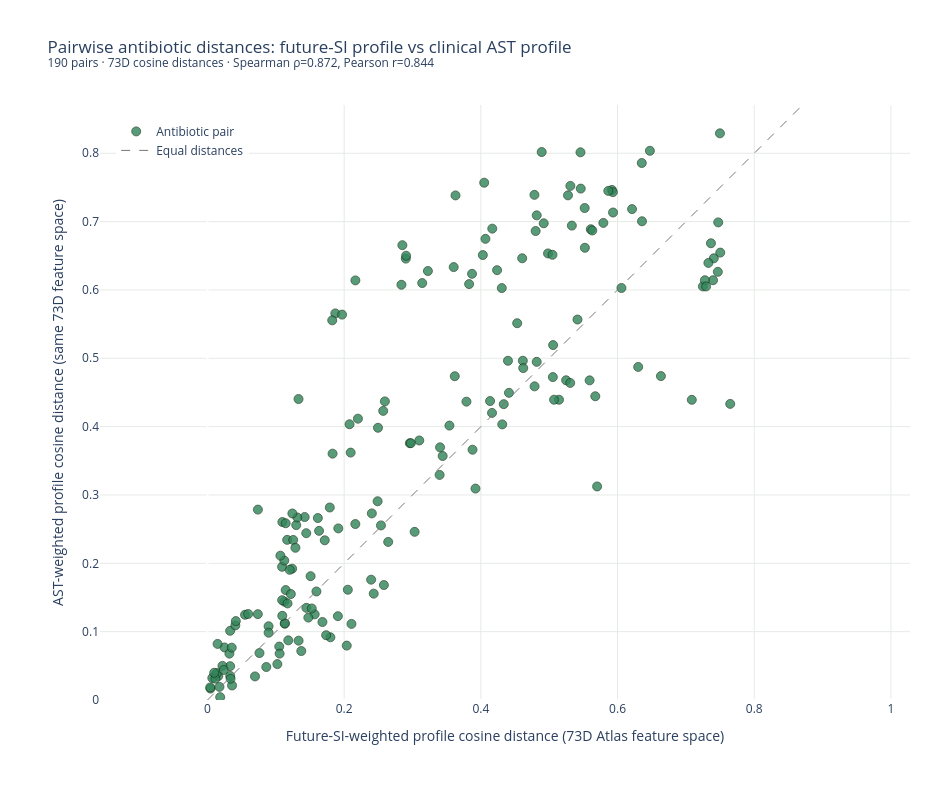

Write notebook code for a chart like this one.
### Markdown cell above
## Pairwise SI versus AST distances

Each dot is one unordered antibiotic pair. The x and y coordinates are cosine distances between the future-SI-weighted and AST-weighted profiles, respectively, using the same normalized 73D Atlas feature space and the same AST-supported species for both. Hover to read pair names and exact distances; the dashed line marks equal distances. The full table reports both distances and their absolute difference.

### Code cell
import numpy as np
import plotly.graph_objects as go

display(comparison_coverage.sort_values("forecast_antibiotic"))
display(pair_distance_comparison.sort_values("absolute_distance_difference", ascending=False))
# One point per unordered antibiotic pair. Hover to identify the pair and read exact distances.
max_pair_distance = float(pair_distance_comparison[["si_cosine_distance_73d", "ast_cosine_distance_73d"]].to_numpy().max())
axis_limit = max(0.05, max_pair_distance * 1.05)
fig_pair_distances = go.Figure()
fig_pair_distances.add_trace(go.Scatter(
    x=pair_distance_comparison.si_cosine_distance_73d,
    y=pair_distance_comparison.ast_cosine_distance_73d,
    mode="markers",
    marker={"size": 9, "color": "#33865c", "line": {"color": "#17351b", "width": 0.8}, "opacity": 0.82},
    customdata=np.column_stack([
        pair_distance_comparison.antibiotic_a,
        pair_distance_comparison.antibiotic_b,
        pair_distance_comparison.absolute_distance_difference,
    ]),
    hovertemplate=(
        "<b>%{customdata[0]} — %{customdata[1]}</b><br>"
        "Future-SI cosine distance: %{x:.4f}<br>"
        "AST cosine distance: %{y:.4f}<br>"
        "Absolute difference: %{customdata[2]:.4f}<extra></extra>"
    ),
    name="Antibiotic pair",
))
fig_pair_distances.add_trace(go.Scatter(
    x=[0, axis_limit], y=[0, axis_limit], mode="lines",
    line={"color": "#777777", "dash": "dash", "width": 1},
    hoverinfo="skip", name="Equal distances",
))
fig_pair_distances.update_layout(
    title=(
        "Pairwise antibiotic distances: future-SI profile vs clinical AST profile"
        f"<br><sup>{len(pair_distance_comparison)} pairs · 73D cosine distances · "
        f"Spearman ρ={rank_corr:.3f}, Pearson r={linear_corr:.3f}</sup>"
    ),
    xaxis_title="Future-SI-weighted profile cosine distance (73D Atlas feature space)",
    yaxis_title="AST-weighted profile cosine distance (same 73D feature space)",
    width=950, height=800, plot_bgcolor="white", paper_bgcolor="white",
    hovermode="closest", dragmode="zoom",
    xaxis={"range": [0, axis_limit], "showgrid": True, "gridcolor": "#e6ebe7"},
    yaxis={"range": [0, axis_limit], "showgrid": True, "gridcolor": "#e6ebe7", "scaleanchor": "x", "scaleratio": 1},
    legend={"x": 0.02, "y": 0.98},
    margin={"l": 100, "r": 40, "t": 105, "b": 100},
)
fig_pair_distances.add_annotation(
    text="Each dot is one unordered pair; points near the dashed line have similar distances under both weighting approaches.",
    xref="paper", yref="paper", x=0.01, y=-0.19, showarrow=False,
    xanchor="left", font={"size": 10, "color": "dimgray"},
)
fig_pair_distances.show()

### Figure 1 — Plotly figure (JSON) as saved in the notebook; plotly's stock layout.template omitted (floating-point values rounded to 4 significant figures; data arrays with more than 128 entries replaced by an {"elided": "..."} marker saying what was removed)
{"data": [{"customdata": {"elided": "190x3 mixed values"}, "hovertemplate": "<b>%{customdata[0]} — %{customdata[1]}</b><br>Future-SI cosine distance: %{x:.4f}<br>AST cosine distance: %{y:.4f}<br>Absolute difference: %{customdata[2]:.4f}<extra></extra>", "marker": {"color": "#33865c", "line": {"color": "#17351b", "width": 0.8}, "opacity": 0.82, "size": 9}, "mode": "markers", "name": "Antibiotic pair", "type": "scatter", "x": {"elided": "190 float values"}, "y": {"elided": "190 float values"}}, {"hoverinfo": "skip", "line": {"color": "#777777", "dash": "dash", "width": 1}, "mode": "lines", "name": "Equal distances", "type": "scatter", "x": [0, 0.8706], "y": [0, 0.8706]}], "layout": {"annotations": [{"font": {"color": "dimgray", "size": 10}, "showarrow": false, "text": "Each dot is one unordered pair; points near the dashed line have similar distances under both weighting approaches.", "x": 0.01, "xanchor": "left", "xref": "paper", "y": -0.19, "yref": "paper"}], "dragmode": "zoom", "height": 800, "hovermode": "closest", "legend": {"x": 0.02, "y": 0.98}, "margin": {"b": 100, "l": 100, "r": 40, "t": 105}, "paper_bgcolor": "white", "plot_bgcolor": "white", "title": {"text": "Pairwise antibiotic distances: future-SI profile vs clinical AST profile<br><sup>190 pairs · 73D cosine distances · Spearman ρ=0.872, Pearson r=0.844</sup>"}, "width": 950, "xaxis": {"gridcolor": "#e6ebe7", "range": [0, 0.8706], "showgrid": true, "title": {"text": "Future-SI-weighted profile cosine distance (73D Atlas feature space)"}}, "yaxis": {"gridcolor": "#e6ebe7", "range": [0, 0.8706], "scaleanchor": "x", "scaleratio": 1, "showgrid": true, "title": {"text": "AST-weighted profile cosine distance (same 73D feature space)"}}}}
